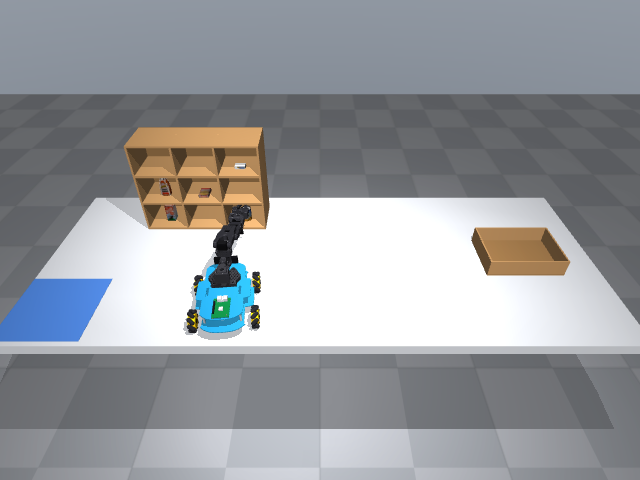
#> input picture overwatch/tests/fixtures/sim/03_grasped_overview.png, 640 x 480 px, given in place of 3.png, which was not available
$ python build_item_assets.py --photos ../../overwatch/tests/fixtures/sim
#> lines starting #> are read from the running program, lines starting #| are printed output that depends on the picture; after the words box and inside, x2 and y2 are one past the last pixel; in counts of white or black regions, pixels touching at a corner belong together; pictures that were not available may be replaced by others from this repository, and a replacement may not be noted
"""Build the two photographed shelf items from product photos: Happydent Wave gum pot and Savemore sponge pack.

For each item this writes, into assets/custom/<item>/:
  <item>.obj   chamfered-box mesh with texture coordinates (also the collision shape: a convex hull is exact)
  <item>.png   texture atlas cut out of the photos
  <item>.xml   MuJoCo model (real size, metres, z up, base at z = 0, footprint centred on the origin)

Photos needed (any 4 images, named like this in --photos):
  1.png  sponge pack, front, shot from above      2.png  sponge pack from the side (stacked pads)
  3.png  Happydent pot, front (label)             4.png  Happydent pot, side

Usage:  uv run python scripts/build_item_assets.py --photos <dir>
"""

from __future__ import annotations

import argparse
from pathlib import Path

import numpy as np
from PIL import Image, ImageDraw

OUT_ROOT = Path(__file__).resolve().parents[1] / "assets" / "custom"
ATLAS = 1024


# ---------------------------------------------------------------- image helpers
def quad_to_rect(img: Image.Image, quad, size) -> Image.Image:
    """Perspective-correct the photographed quad (TL, TR, BR, BL pixel corners) into an upright `size` image."""
    w, h = size
    src = np.array(quad, float)
    dst = np.array([[0, 0], [w, 0], [w, h], [0, h]], float)
    rows = []
    for (x, y), (u, v) in zip(dst, src):
        rows.append([x, y, 1, 0, 0, 0, -u * x, -u * y])
        rows.append([0, 0, 0, x, y, 1, -v * x, -v * y])
    coef = np.linalg.solve(np.array(rows), src.reshape(-1))
    return img.transform(size, Image.PERSPECTIVE, coef.tolist(), Image.BICUBIC)


def paste_tile(atlas: Image.Image, tile: Image.Image, rect) -> None:
    """rect = (u0, v0, u1, v1) in 0..1 with v measured from the bottom of the atlas."""
    u0, v0, u1, v1 = rect
    px0, px1 = round(u0 * ATLAS), round(u1 * ATLAS)
    py0, py1 = round((1 - v1) * ATLAS), round((1 - v0) * ATLAS)
    atlas.paste(tile.resize((px1 - px0, py1 - py0), Image.LANCZOS), (px0, py0))


# ---------------------------------------------------------------- mesh
class Mesh:
    def __init__(self) -> None:
        self.v: list[list[float]] = []
        self.vt: list[list[float]] = []
        self.f: list[tuple[int, int, int]] = []

    def quad(self, origin, u_axis, v_axis, rect) -> None:
        """A planar quad: origin + {0,1} * u_axis + {0,1} * v_axis. u x v must point outward. rect = atlas (u0,v0,u1,v1)."""
        o, u, v = np.array(origin, float), np.array(u_axis, float), np.array(v_axis, float)
        u0, v0, u1, v1 = rect
        base = len(self.v)
        for p, t in ((o, (u0, v0)), (o + u, (u1, v0)), (o + u + v, (u1, v1)), (o + v, (u0, v1))):
            self.v.append(list(p))
            self.vt.append(list(t))
        self.f += [(base, base + 1, base + 2), (base, base + 2, base + 3)]

    def fan(self, ring, z, up: bool, rect, centre) -> None:
        """Cap polygon (ring is CCW seen from +z) as a fan; planar UVs spread over `rect`."""
        u0, v0, u1, v1 = rect
        xs = [p[0] for p in ring]
        ys = [p[1] for p in ring]
        x0, x1, y0, y1 = min(xs), max(xs), min(ys), max(ys)

        def uv(x, y):
            return (u0 + (x - x0) / (x1 - x0) * (u1 - u0), v0 + (y - y0) / (y1 - y0) * (v1 - v0))

        pts = [(centre[0], centre[1])] + list(ring)
        base = len(self.v)
        for x, y in pts:
            self.v.append([x, y, z])
            self.vt.append(list(uv(x, y)))
        n = len(ring)
        for i in range(n):
            a, b = base + 1 + i, base + 1 + (i + 1) % n
            self.f.append((base, a, b) if up else (base, b, a))

    def write(self, path: Path) -> None:
        lines = ["# generated by scripts/build_item_assets.py"]
        lines += [f"v {x:.6f} {y:.6f} {z:.6f}" for x, y, z in self.v]
        lines += [f"vt {u:.5f} {v:.5f}" for u, v in self.vt]
        lines += [f"f {a + 1}/{a + 1} {b + 1}/{b + 1} {c + 1}/{c + 1}" for a, b, c in self.f]
        path.write_text("\n".join(lines) + "\n")


def chamfered_prism(hx, hy, height, chamfer, side_rects, top_rect, bottom_rect, edge_rect) -> Mesh:
    """Box with its four vertical edges chamfered. side_rects: atlas rect for the faces with normal +x, +y, -x, -y."""
    c = chamfer
    ring = [(hx, -hy + c), (hx, hy - c), (hx - c, hy), (-hx + c, hy), (-hx, hy - c), (-hx, -hy + c), (-hx + c, -hy), (hx - c, -hy)]
    m = Mesh()
    z_axis = np.array([0.0, 0.0, height])
    for i, p in enumerate(ring):
        q = ring[(i + 1) % len(ring)]
        d = np.array([q[0] - p[0], q[1] - p[1], 0.0])
        if i % 2 == 0:  # flat face: normal +x, +y, -x, -y
            rect = side_rects[i // 2]
        else:
            rect = edge_rect
        m.quad([p[0], p[1], 0.0], d, z_axis, rect)
    m.fan(ring, height, True, top_rect, (0.0, 0.0))
    m.fan(ring[::-1], 0.0, False, bottom_rect, (0.0, 0.0))
    return m


# ---------------------------------------------------------------- items
def xml(name: str, comment: str, density: float, extra: str = "") -> str:
    return f"""<mujoco model="{name}">
  <!-- {comment} -->
  <asset>
    <texture name="tex" type="2d" file="{name}.png"/>
    <material name="mat" texture="tex" specular="0.25" shininess="0.35"/>
    <mesh name="shape" file="{name}.obj"/>
  </asset>
  <worldbody>
    <body>
      <body name="object">
        <geom name="body" type="mesh" mesh="shape" material="mat" density="{density}" friction="0.9 0.3 0.1"/>{extra}
      </body>
    </body>
  </worldbody>
</mujoco>
"""


def build_happydent(photos: Path) -> None:
    out = OUT_ROOT / "happydent_wave"
    out.mkdir(parents=True, exist_ok=True)
    front = Image.open(photos / "3.png").convert("RGB").crop((300, 332, 658, 1092))
    side = Image.open(photos / "4.png").convert("RGB").crop((330, 362, 590, 1135))
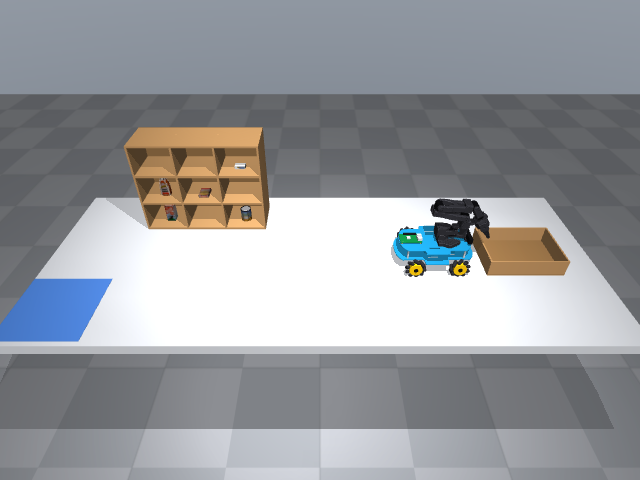
#> input picture overwatch/tests/fixtures/sim/04_at_tray_overview.png, 640 x 480 px, given in place of 4.png, which was not available
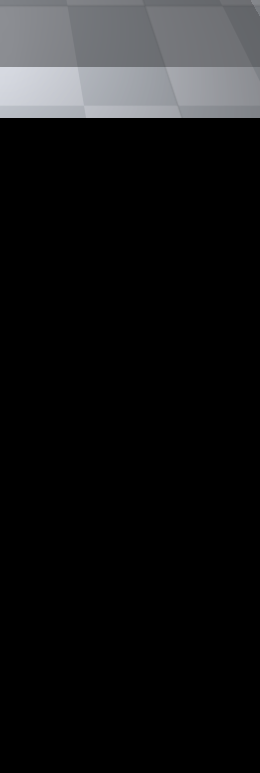
#> side: PIL image 260x773 RGB; mean R, G, B 21.4, 21.8, 22.6
    atlas = Image.new("RGB", (ATLAS, ATLAS), (214, 31, 135))
    F, S, P = (0.0, 0.0, 0.5, 1.0), (0.5, 0.0, 0.75, 1.0), (0.75, 0.0, 1.0, 1.0)
    paste_tile(atlas, front, F)
    paste_tile(atlas, side, S)
    cap = Image.new("RGB", (256, 1024), (214, 31, 135))  # pink cap top with the round white sticker
    # the printed label on the cap top (cut from the side photo, seen at a low angle), stretched into a round sticker
    sticker = Image.open(photos / "4.png").convert("RGB").crop((392, 364, 552, 408)).resize((192, 571), Image.LANCZOS)
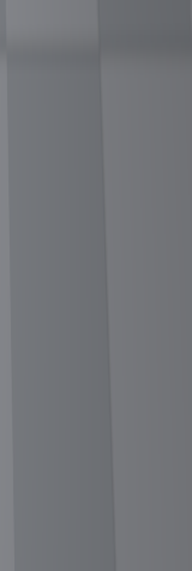
#> sticker: PIL image 192x571 RGB; mean R, G, B 114.3, 116.4, 120.7
    mask = Image.new("L", (192, 571), 0)
#> mask: PIL image 192x571 L; every value is 0
    ImageDraw.Draw(mask).ellipse((0, 0, 191, 570), fill=255)
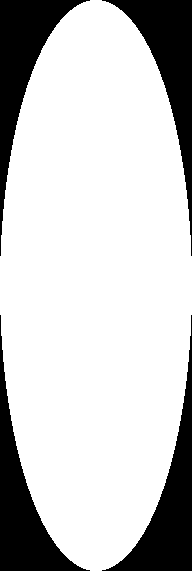
#> mask: PIL image 192x571 L; 78.6% white; 4 black regions, box (x1, y1, x2, y2) and area: (0, 0, 90, 256) 5878, (102, 0, 192, 256) 5878, (0, 315, 90, 571) 5878, (102, 315, 192, 571) 5878
    cap.paste(sticker, (32, 226), mask)  # a 2.4 cm sticker on the 3.2 x 4.3 cm top
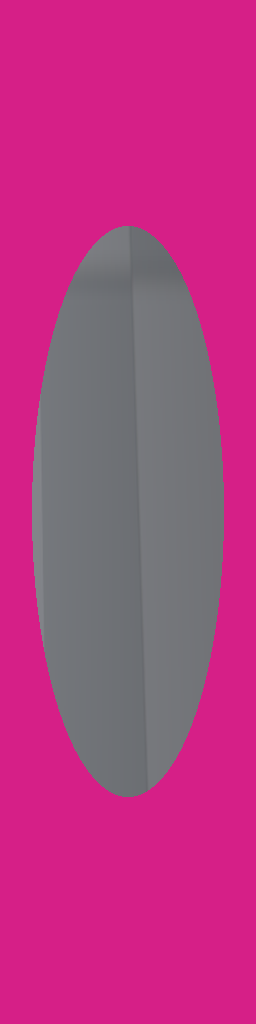
#> cap: PIL image 256x1024 RGB; mean R, G, B 181.1, 58.9, 130.2
    paste_tile(atlas, cap, P)
#> call 3 of paste_tile, with rect = (0.75, 0, 1, 1)
#> in paste_tile (call 3), `atlas.paste(tile.resize((px1 - px0, py1 - py0), Image.LANCZOS), (px0, ..`:
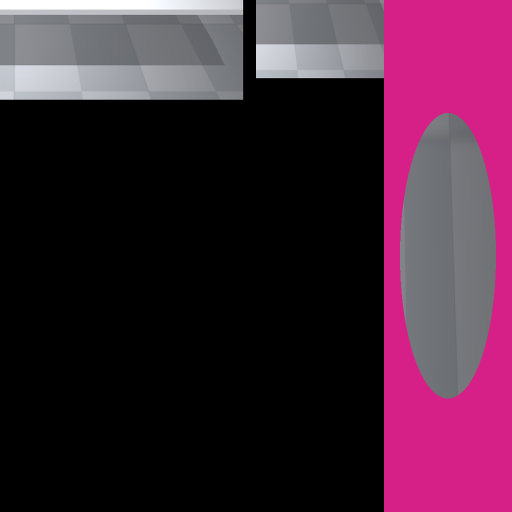
#> atlas: PIL image 1024x1024 RGB (shown at 1/2 size); mean R, G, B 64.5, 34.3, 52.8
    pink = (0.76, 0.02, 0.78, 0.04)  # a corner of the cap tile that is plain pink
    # 4.3 cm wide (y, the label face) x 3.2 cm deep (x) x 8.8 cm tall, as measured against the photos
    # face order is +x, +y, -x, -y: the label (the wide face) is on +x
    mesh = chamfered_prism(0.016, 0.0215, 0.088, 0.006, [F, S, S, S], P, pink, pink)
    mesh.write(out / "happydent_wave.obj")
    atlas.save(out / "happydent_wave.png")
    (out / "happydent_wave.xml").write_text(
        xml("happydent_wave", "Happydent Wave sugar-free gum pot (pink, hinged cap), real size in metres, z up: 4.3 cm (y, label face) x 3.2 cm (x) x 8.8 cm. Label faces +x.", 500)
    )


def build_sponge(photos: Path) -> None:
    out = OUT_ROOT / "sponge_pack"
    out.mkdir(parents=True, exist_ok=True)
    top = quad_to_rect(Image.open(photos / "1.png").convert("RGB"), [(205, 205), (692, 215), (562, 1008), (62, 985)], (490, 780))
#> in quad_to_rect, `w, h = size`: w = 490; h = 780
#> in quad_to_rect, `src = np.array(quad, float)`: src = [[205, 205], [692, 215], [562, 1008], [62, 985]]
#> in quad_to_rect, `dst = np.array([[0, 0], [w, 0], [w, h], [0, h]], float)`: dst = [[0, 0], [490, 0], [490, 780], [0, 780]]
#> the loop in quad_to_rect, `for (x, y), (u, v) in zip(dst, src):` made 4 passes
#> (x, y, u, v) on passes 1 to 4: (0, 0, 205, 205), (490, 0, 692, 215), (490, 780, 562, 1008), (0, 780, 62, 985)
#> after the loop in quad_to_rect, `for (x, y), (u, v) in zip(dst, src):`: rows = 8 items, first 6: [0, 0, 1, 0, 0, 0, 0, 0], [0, 0, 0, 0, 0, 1, 0, 0], [490, 0, 1, 0, 0, 0, -339080, 0], [0, 0, 0, 490, 0, 1, -105350, 0], [490, 780, 1, 0, 0, 0, -275380, -438360], [0, 0, 0, 490, 780, 1, -493920, -786240]
#> in quad_to_rect, `coef = np.linalg.solve(np.array(rows), src.reshape(-1))`: coef = [0.972, -0.186, 205, 0.0136, 0.962, 205, -3.17e-05, -3.85e-05]
#> in quad_to_rect, `return img.transform(size, Image.PERSPECTIVE, coef.tolist(), Image.BIC..`:
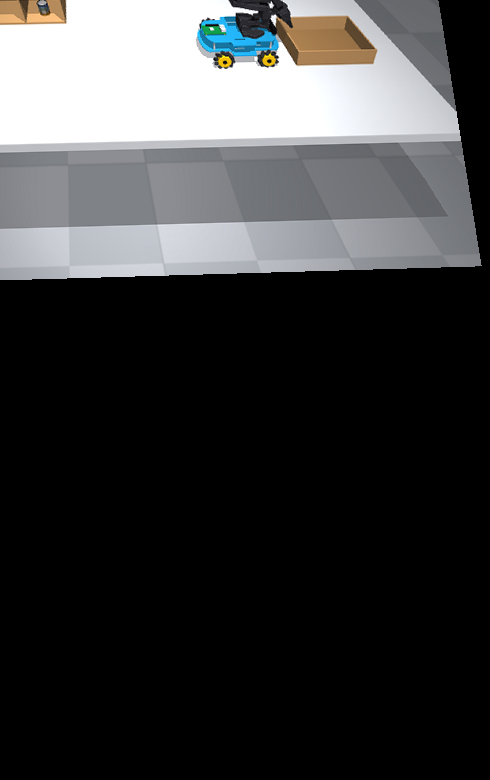
#> returned value: PIL image 490x780 RGB; mean R, G, B 59.2, 59.8, 60.4
#> (the run stopped early here; a loop or call above may not have finished)
